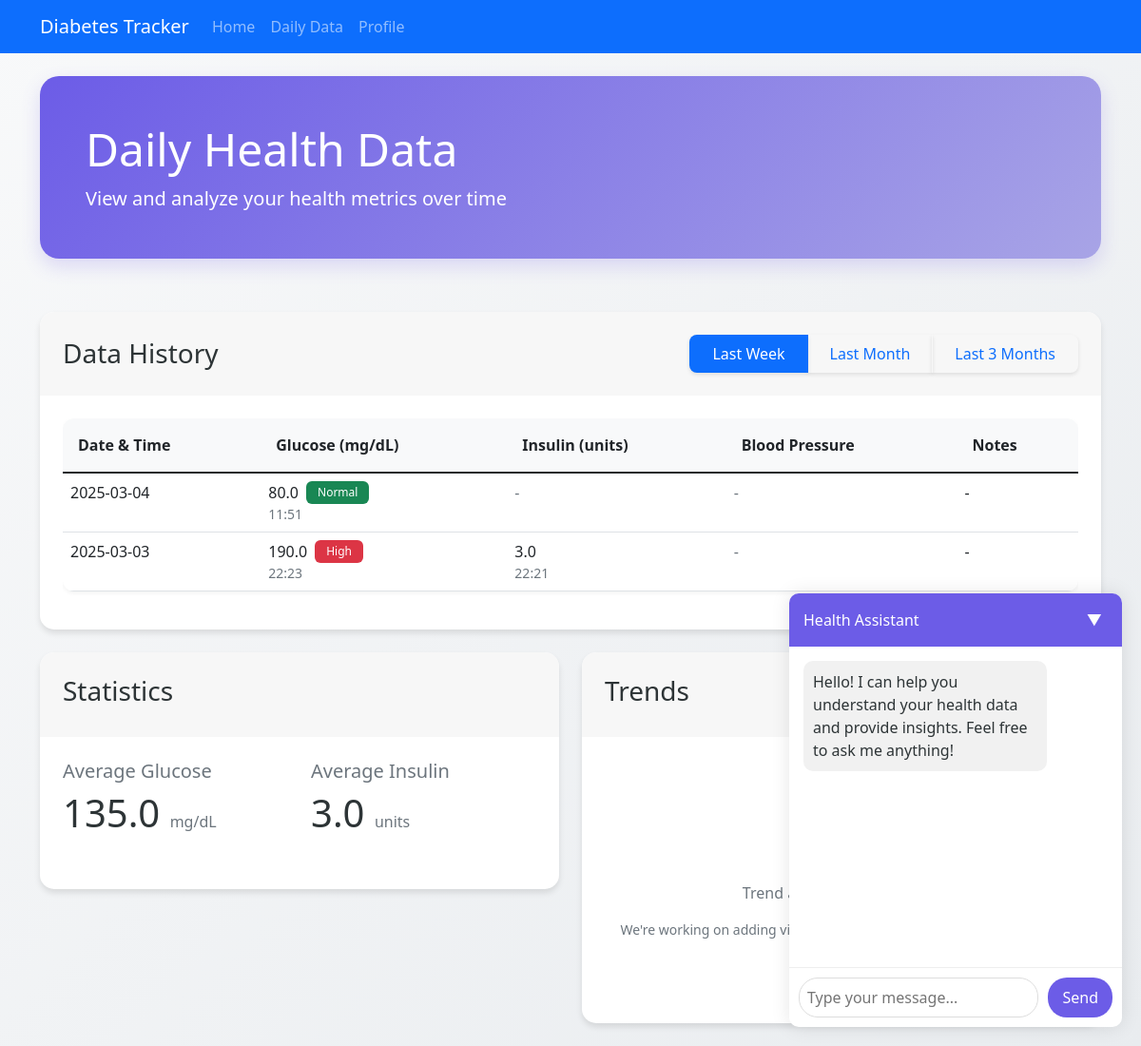
Screenshot of /daily_data with the database file from the repository.
### app.py (models this page shows)
class Entry(db.Model):
    id = db.Column(db.Integer, primary_key=True)
    date = db.Column(db.Date, nullable=False)
    time_glucose = db.Column(db.DateTime, nullable=True)
    time_insulin = db.Column(db.DateTime, nullable=True)
    time_bp = db.Column(db.DateTime, nullable=True)
    glucose_level = db.Column(db.Float, nullable=True)
    insulin_units = db.Column(db.Float, nullable=True)
    systolic_bp = db.Column(db.Integer, nullable=True)
    diastolic_bp = db.Column(db.Integer, nullable=True)
    carbs = db.Column(db.Integer, nullable=True)
    notes = db.Column(db.Text, nullable=True)

### app.py (the view)
@app.route('/daily_data')
def daily_data():
    period = request.args.get('period', 'week')
    today = date.today()
    if period == 'week':
        start_date = today - timedelta(days=7)
    elif period == 'month':
        start_date = today - timedelta(days=30)
    elif period == 'quarter':
        start_date = today - timedelta(days=90)
    else:
        start_date = today - timedelta(days=7)  # default to week
    entries = Entry.query.filter(
        Entry.date >= start_date
    ).order_by(Entry.date.desc()).all()
    averages = calculate_averages(entries)
    return render_template('daily_data.html',
                         entries=entries,
                         current_period=period,
                         averages=averages)

### app.py (called while the page is built)
def calculate_averages(entries):
    glucose_values = [e.glucose_level for e in entries if e.glucose_level is not None]
    insulin_values = [e.insulin_units for e in entries if e.insulin_units is not None]
    return {
        'glucose_avg': round(sum(glucose_values) / len(glucose_values), 1) if glucose_values else None,
        'insulin_avg': round(sum(insulin_values) / len(insulin_values), 1) if insulin_values else None
    }

### templates/daily_data.html (shortened to what this page needs)
{% extends "base.html" %}
{% block content %}
<div class="row mb-4">
    <div class="col animate__animated animate__fadeIn">
        <div class="welcome-section">
            <h2 class="display-5">Daily Health Data</h2>
            <p class="lead mb-0">View and analyze your health metrics over time</p>
        </div>
    </div>
</div>
<div class="row">
    <div class="col-md-12 mb-4 animate__animated animate__fadeInUp">
        <div class="card">
            <div class="card-header">
                <div class="d-flex justify-content-between align-items-center">
                    <h3 class="mb-0">Data History</h3>
                    <div class="btn-group">
                        <button class="btn btn-outline-primary {% if current_period == 'week' %}active{% endif %}" data-period="week">Last Week</button>
                        <button class="btn btn-outline-primary {% if current_period == 'month' %}active{% endif %}" data-period="month">Last Month</button>
                        <button class="btn btn-outline-primary {% if current_period == 'quarter' %}active{% endif %}" data-period="quarter">Last 3 Months</button>
                    </div>
                </div>
            </div>
            <div class="card-body">
                {% include 'partials/_data_table.html' %}
            </div>
        </div>
    </div>
</div>
<div class="row">
    <div class="col-md-6 mb-4 animate__animated animate__fadeInUp">
        <div class="card">
            <div class="card-header">
                <h3>Statistics</h3>
            </div>
            <div class="card-body">
                <div class="row">
                    <div class="col-6 mb-3">
                        <h5 class="text-secondary">Average Glucose</h5>
                        <p class="display-6">
                            {% if averages.glucose_avg is not none %}
                                {{ "%.1f"|format(averages.glucose_avg) }}
                                <small class="text-muted" style="font-size: 1rem;">mg/dL</small>
                            {% else %}
                                <span class="text-muted">-</span>
                            {% endif %}
                        </p>
                    </div>
                    <div class="col-6 mb-3">
                        <h5 class="text-secondary">Average Insulin</h5>
                        <p class="display-6">
                            {% if averages.insulin_avg is not none %}
                                {{ "%.1f"|format(averages.insulin_avg) }}
                                <small class="text-muted" style="font-size: 1rem;">units</small>
                            {% else %}
                                <span class="text-muted">-</span>
                            {% endif %}
                        </p>
                    </div>
                </div>
            </div>
        </div>
    </div>
    <div class="col-md-6 mb-4 animate__animated animate__fadeInUp">
        <div class="card">
            <div class="card-header">
                <h3>Trends</h3>
            </div>
            <div class="card-body">
                <div id="trends-placeholder" class="text-center py-5">
                    <p class="text-muted">Trend analysis coming soon</p>
                    <p class="text-secondary small">We're working on adding visualizations to help you track your progress</p>
                </div>
            </div>
        </div>
    </div>
</div>
{% endblock %}

### templates/base.html (shortened to what this page needs)
<!DOCTYPE html>
<html lang="en">
<head>
    <link href="https://cdn.jsdelivr.net/npm/bootstrap@5.1.3/dist/css/bootstrap.min.css" rel="stylesheet">
    <link href="https://cdn.jsdelivr.net/npm/animate.css@4.1.1/animate.min.css" rel="stylesheet">
</head>
<body>
    <nav class="navbar navbar-expand-lg navbar-dark bg-primary mb-4">
        <div class="container">
            <a class="navbar-brand" href="{{ url_for('index') }}">Diabetes Tracker</a>
            <div class="collapse navbar-collapse" id="navbarNav">
                <ul class="navbar-nav">
                    <li class="nav-item">
                        <a class="nav-link" href="{{ url_for('index') }}">Home</a>
                    </li>
                    <li class="nav-item">
                        <a class="nav-link" href="{{ url_for('daily_data') }}">Daily Data</a>
                    </li>
                    <li class="nav-item">
                        <a class="nav-link" href="{{ url_for('profile') }}">Profile</a>
                    </li>
                </ul>
            </div>
        </div>
    </nav>
    <div class="container">
        {% block content %}{% endblock %}
    </div>
    <div class="chat-widget" id="chatWidget">
        <div class="chat-header" onclick="toggleChat()">
            <span>Health Assistant</span>
            <button class="chat-toggle-btn">▼</button>
        </div>
        <div class="chat-body">
            <div class="chat-messages" id="chatMessages">
                <div class="chat-message system">
                    Hello! I can help you understand your health data and provide insights. Feel free to ask me anything!
                </div>
            </div>
            <div class="chat-input">
                <input type="text" id="chatInput" placeholder="Type your message...">
                <button onclick="sendMessage()">Send</button>
            </div>
        </div>
    </div>
</body>
</html>

### templates/partials/_data_table.html (shortened to what this page needs)
<div class="table-responsive">
    {% if entries %}
        <table class="table">
            <thead>
                <tr>
                    <th>Date & Time</th>
                    <th>Glucose (mg/dL)</th>
                    <th>Insulin (units)</th>
                    <th>Blood Pressure</th>
                    <th>Notes</th>
                </tr>
            </thead>
            <tbody>
                {% for entry in entries %}
                <tr class="animate__animated animate__fadeIn">
                    <td>{{ entry.date.strftime('%Y-%m-%d') }}</td>
                    <td>
                        {% if entry.glucose_level %}
                            <div class="d-flex align-items-center">
                                <span class="me-2">{{ "%.1f"|format(entry.glucose_level) }}</span>
                                {% if entry.glucose_level > 180 %}
                                    <span class="badge bg-danger">High</span>
                                {% elif entry.glucose_level < 70 %}
                                    <span class="badge bg-warning">Low</span>
                                {% else %}
                                    <span class="badge bg-success">Normal</span>
                                {% endif %}
                            </div>
                            {% if entry.time_glucose %}
                                <small class="text-muted d-block">{{ entry.time_glucose.strftime('%H:%M') }}</small>
                            {% endif %}
                        {% else %}
                            <span class="text-muted">-</span>
                        {% endif %}
                    </td>
                    <td>
                        {% if entry.insulin_units %}
                            <div>{{ "%.1f"|format(entry.insulin_units) }}</div>
                            {% if entry.time_insulin %}
                                <small class="text-muted d-block">{{ entry.time_insulin.strftime('%H:%M') }}</small>
                            {% endif %}
                        {% else %}
                            <span class="text-muted">-</span>
                        {% endif %}
                    </td>
                    <td>
                        {% if entry.systolic_bp and entry.diastolic_bp %}
                            <div class="d-flex align-items-center">
                                <span class="me-2">{{ entry.systolic_bp }}/{{ entry.diastolic_bp }}</span>
                                {% if entry.systolic_bp >= 140 or entry.diastolic_bp >= 90 %}
                                    <span class="badge bg-danger">High</span>
                                {% elif entry.systolic_bp >= 130 or entry.diastolic_bp >= 80 %}
                                    <span class="badge bg-warning">Elevated</span>
                                {% else %}
                                    <span class="badge bg-success">Normal</span>
                                {% endif %}
                            </div>
                            {% if entry.time_bp %}
                                <small class="text-muted d-block">{{ entry.time_bp.strftime('%H:%M') }}</small>
                            {% endif %}
                        {% else %}
                            <span class="text-muted">-</span>
                        {% endif %}
                    </td>
                    <td>{{ entry.notes if entry.notes else '-' }}</td>
                </tr>
                {% endfor %}
            </tbody>
        </table>
    {% endif %}
</div>

### templates/base.html (style rules this page uses)
:root { --primary-color: #6c5ce7; --secondary-color: #a8a4e6; --accent-color: #81ecec; --bg-gradient-start: #f8f9fa; --bg-gradient-end: #e9ecef; --success-color: #00b894; --warning-color: #fdcb6e; --danger-color: #ff7675; --text-primary: #2d3436; --text-secondary: #636e72; }
body { background: linear-gradient(135deg, var(--bg-gradient-start) 0%, var(--bg-gradient-end) 100%); color: var(--text-primary); }
.card { transition: all 0.3s cubic-bezier(0.4, 0, 0.2, 1); border: none; border-radius: 15px; box-shadow: 0 4px 6px rgba(0, 0, 0, 0.1); background: white; overflow: hidden; animation: fadeIn 0.5s ease-out; }
.card-header { border-radius: 15px 15px 0 0 !important; border-bottom: none; padding: 1.5rem; }
.card-body { padding: 1.5rem; }
.btn { border-radius: 8px; padding: 0.5rem 1.5rem; transition: all 0.3s ease; border: none; box-shadow: 0 2px 4px rgba(0, 0, 0, 0.1); }
.table { border-radius: 12px; overflow: hidden; box-shadow: 0 2px 4px rgba(0, 0, 0, 0.05); }
.table th { background-color: var(--bg-gradient-start); border-bottom: none; padding: 1rem; }
.welcome-section { background: linear-gradient(135deg, var(--primary-color) 0%, var(--secondary-color) 100%); padding: 3rem; border-radius: 20px; margin-bottom: 2rem; color: white; box-shadow: 0 8px 20px rgba(108, 92, 231, 0.2); animation: fadeInUp 0.5s ease-out; }
.badge { padding: 0.5em 1em; border-radius: 6px; font-weight: 500; animation: fadeIn 0.3s ease-out; }
.chat-widget { position: fixed; bottom: 20px; right: 20px; width: 350px; background: white; border-radius: 10px; box-shadow: 0 0 20px rgba(0,0,0,0.1); z-index: 1000; overflow: hidden; display: flex; flex-direction: column; }
.chat-header { background: var(--primary-color); color: white; padding: 15px; cursor: pointer; display: flex; justify-content: space-between; align-items: center; }
.chat-body { height: 400px; display: flex; flex-direction: column; transition: height 0.3s ease; }
.chat-messages { flex-grow: 1; overflow-y: auto; padding: 15px; }
.chat-message { margin-bottom: 10px; padding: 10px; border-radius: 10px; max-width: 80%; }
.chat-message.system { background: #f1f1f1; margin-right: auto; }
.chat-input { display: flex; padding: 10px; border-top: 1px solid #eee; }
.chat-input input { flex-grow: 1; padding: 8px; border: 1px solid #ddd; border-radius: 20px; margin-right: 10px; }
.chat-input button { background: var(--primary-color); color: white; border: none; padding: 8px 15px; border-radius: 20px; cursor: pointer; }
.chat-toggle-btn { background: none; border: none; color: white; cursor: pointer; transition: transform 0.3s ease; }

### rows the page displays
Entry: date "2025-03-04", glucose_level "80.0", shows "Normal", time_glucose "11:51", notes "-"
Entry: date "2025-03-03", glucose_level "190.0", shows "High", time_glucose "22:23", insulin_units "3.0", time_insulin "22:21", notes "-"

### other values shown
{{ "%.1f"|format(averages.glucose_avg) }} "135.0"
{{ "%.1f"|format(averages.insulin_avg) }} "3.0"
